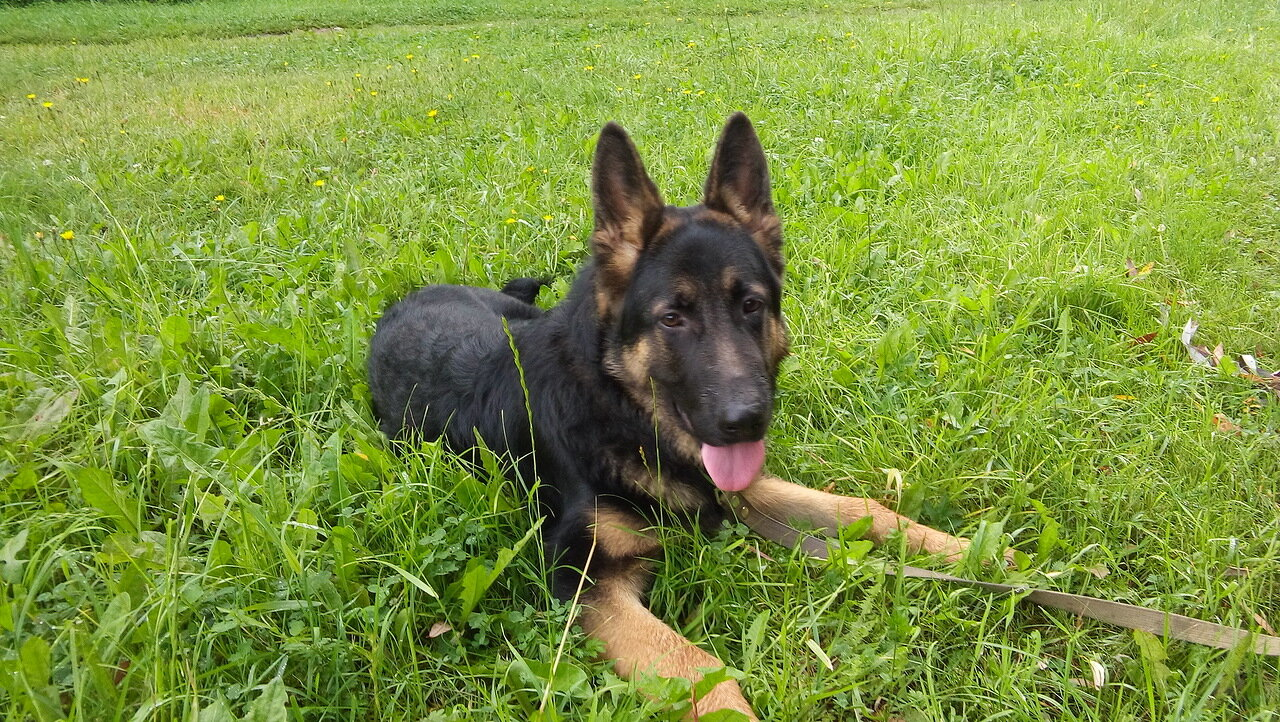
#> input picture my_dog.jpg, 1280 x 722 px
$ jupyter execute --allow-errors 3.02_use-classification-svm-hog.ipynb
#> lines starting #> are read from the running program, lines starting #| are printed output that depends on the picture
#> further down, my_image is the input picture: shape (722, 1280, 3); mean B, G, R 64.1, 148.4, 125.9
Estimated time needed: **30** minutes

<h2>Image Classification with HOG and SVM</h2>
<h3>Project: Training_an_image_classifier_with_SVM</h3>
<h3>Training Run: Use SVM image classifier</h3>

Now that training is done, you can use your model for predictions. As your recall Support  Vector Machines (SVM) are supervised learning models used for classification. We will be using SVM to classify images.

You will upload your own image and classify using the model from the previous section.

## Objectives

<ul>
    <li>This tool contains the following sections:
        <ul>
            <li>Import Libraries </li>
            <li>Load saved SVM model </li>
            <li>Use the best parameters of <code>C, gamma and the Kernel</code></li>
            <li>Upload your own image and test the model </li>
        </ul>
    </li>
</ul>

----

## Import Important Libraries and Define Auxilary Functions

Libraries for data processing and visualization:

[cell 1]
import numpy as np
import matplotlib.pyplot as plt

Libraries for image pre-processing and classification:

[cell 2]
import cv2
from sklearn.externals import joblib
from skimage.feature import hog

Libraries for OS and Cloud:

[cell 3]
import os
from skillsnetwork import cvstudio

## Set Up CV Studio Client, Get the Model and Annotations

We will load the model from the training run.

#> (a cell that did not finish here is left out)

Get the annotations from CV Studio:

#> (a cell that did not finish here is left out)

Download and load the saved model:

#> (a cell that did not finish here is left out)

#> (a cell that did not finish here is left out)

#> (a cell that did not finish here is left out)

## Practice Exercise - Upload Your Image

Upload your image, and see if your image will be correctly classified.
<p><b>Instructions on How to Upload an Image:</b></p>
Use the upload button and upload an image from your local machine:
<center>

</center>

The image will now be in the directory in which you are working in, to read the image, in a new cell, use the <code>cv2.imread</code> and read its name, for example, I uploaded <code>anothercar.jpg</code> into my current working directory - <code>cv2.imread("anothercar.jpg")</code>.

<center>

</center>

I have created a function to do it all for you. After importing your image, use the function <code>run_svm</code> to classify the object in your image.

[cell 9]
def run_svm(image):
    ## show the original image
    orig_image = cv2.cvtColor(image, cv2.COLOR_BGR2RGB)
    plt.imshow(orig_image)
    plt.show()
    print('\n')
    ## convert the image into a numpy array
    image = np.array(image).astype('uint8')
    ## resize the image to a size of choice
    image = cv2.resize(image, (64, 64))
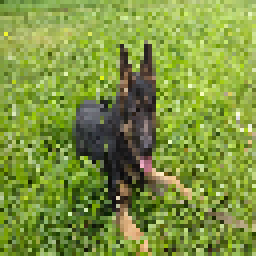
#> image: shape (64, 64, 3) (shown 4 times larger); mean B, G, R 63.8, 148.4, 125.8
    ## convert to grayscale to reduce the information in the picture
    grey_image = cv2.cvtColor(image, cv2.COLOR_BGR2GRAY)
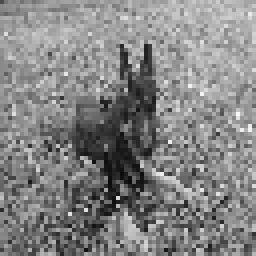
#> grey_image: shape (64, 64) (shown 4 times larger); min 11, max 248, mean 132
    ## extract H.O.G features
    hog_features, hog_image = hog(grey_image,
                          visualize=True,
                          block_norm='L2-Hys',
                          pixels_per_cell=(16, 16))
#> hog_features = 324 values, max 0.202 at index 150, min 0.0354 at index 101, mean 0.106
    ## convert the H.O.G features into a numpy array
    image_array = np.array(hog_features)
#> image_array has the same summary as hog_features
    ## reshape the array
    image_array = image_array.reshape(1, -1)
    ## make a prediction
    svm_pred = svm.predict(image_array)
    ## print the classifier
    print('Your image was classified as a ' + str(annotations['labels'][int(svm_pred[0])]))

Now read and classify your image. Replace <code>your_uploaded_file</code> below with the name of your image as seen in your directory.

[cell 10]
## replace "your_uploaded_file" with your file name
my_image = cv2.imread("my_dog.jpg")
## run the above function on the image to get a classification
#> (the rest of this cell did not finish here and is left out)

$ run again, with my_cat.jpg copied over my_dog.jpg
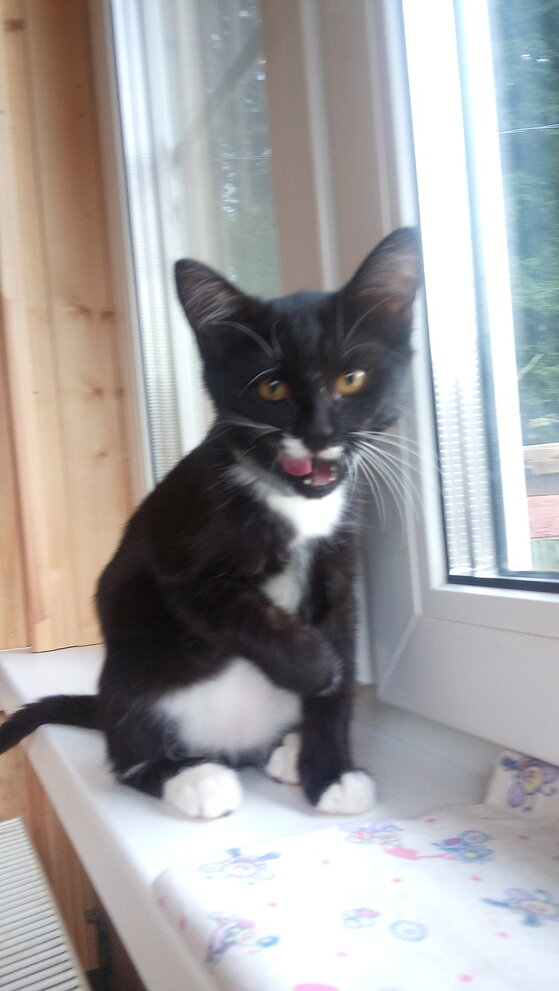
#> input picture my_cat.jpg, 559 x 991 px
#> my_image is the input picture: shape (991, 559, 3); mean B, G, R 160.6, 159.8, 162.1
#> in run_svm, `image = cv2.resize(image, (64, 64))`:
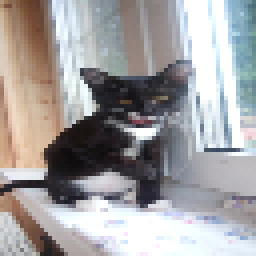
#> image: shape (64, 64, 3) (shown 4 times larger); mean B, G, R 160.4, 159.6, 161.9
#> in run_svm, `grey_image = cv2.cvtColor(image, cv2.COLOR_BGR2GRAY)`:
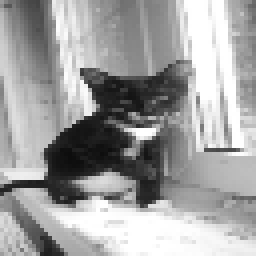
#> grey_image: shape (64, 64) (shown 4 times larger); min 13, max 255, mean 160.4
#> hog_features = 324 values, max 0.222 at index 193, min 0.00235 at index 3, mean 0.0922
#> image_array has the same summary as hog_features

$ run again, with my_cat2.jpg copied over my_dog.jpg
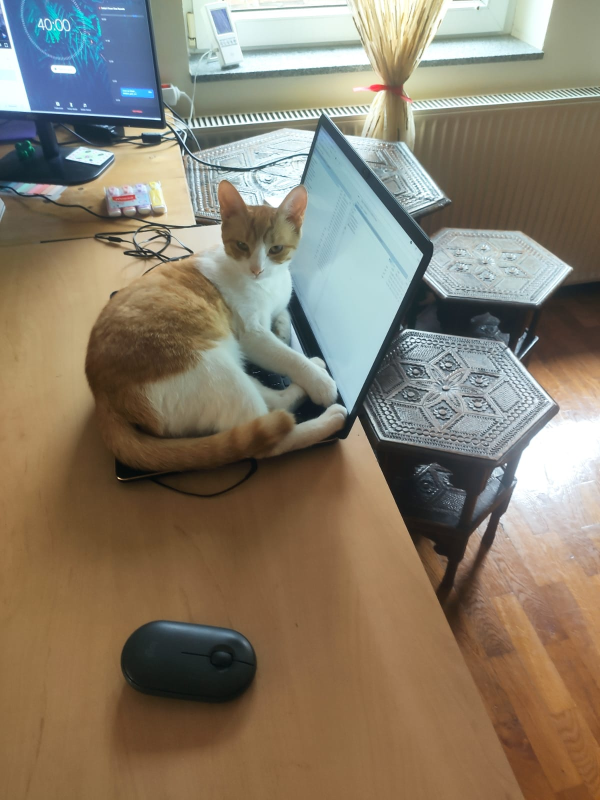
#> input picture my_cat2.jpg, 1200 x 1600 px (shown at 1/2 size)
#> my_image is the input picture: shape (1600, 1200, 3); mean B, G, R 106.5, 124.3, 135
#> in run_svm, `image = cv2.resize(image, (64, 64))`:
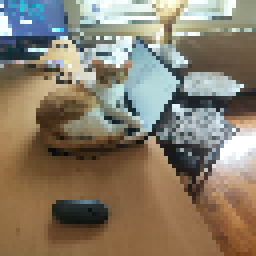
#> image: shape (64, 64, 3) (shown 4 times larger); mean B, G, R 106.6, 124.5, 135.1
#> in run_svm, `grey_image = cv2.cvtColor(image, cv2.COLOR_BGR2GRAY)`:
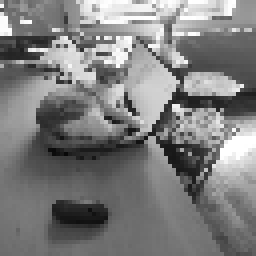
#> grey_image: shape (64, 64) (shown 4 times larger); min 8, max 255, mean 125.6
#> hog_features = 324 values, max 0.239 at index 254, min 0.00159 at index 142, mean 0.0922
#> image_array has the same summary as hog_features

$ run again, with my_cat3.jpg copied over my_dog.jpg
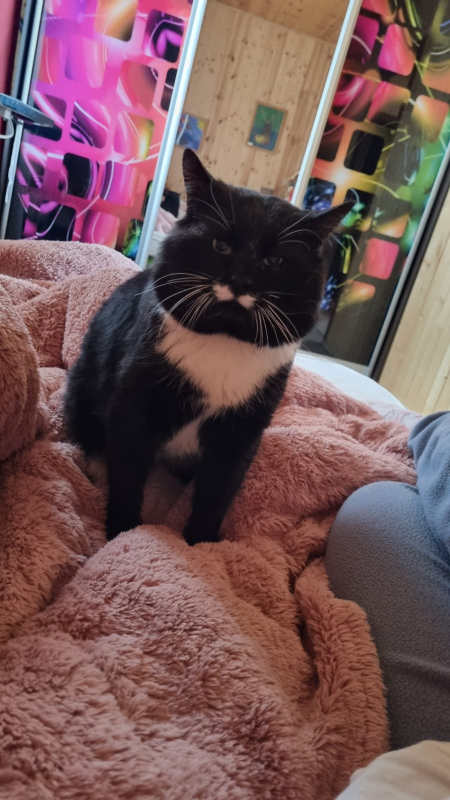
#> input picture my_cat3.jpg, 900 x 1600 px (shown at 1/2 size)
#> my_image is the input picture: shape (1600, 900, 3); mean B, G, R 88.1, 85.9, 116.7
#> in run_svm, `image = cv2.resize(image, (64, 64))`:
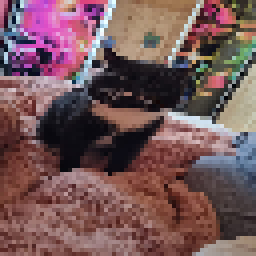
#> image: shape (64, 64, 3) (shown 4 times larger); mean B, G, R 88.4, 86.1, 116.8
#> in run_svm, `grey_image = cv2.cvtColor(image, cv2.COLOR_BGR2GRAY)`:
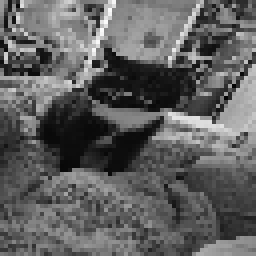
#> grey_image: shape (64, 64) (shown 4 times larger); min 3, max 251, mean 95.6
#> hog_features = 324 values, max 0.216 at index 247, min 0.0162 at index 135, mean 0.1
#> image_array has the same summary as hog_features
